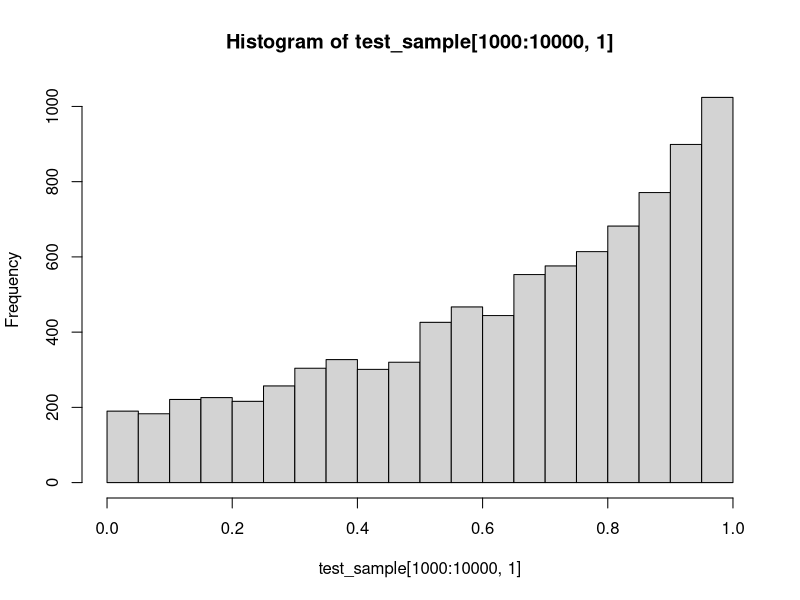

Write the R code that produced this figure.
## This script illustrates the Metropolis-Hastings algorithm for
## approximating the posterior distribution of the time of infection
## in a simple SIS model
## Author: Vladimir N. Minin
## last update: 07/19/2020

#' Compute log-likelihood of the disease trajectory of an individual who starts susceptible and become infected during the observation time period
#' 
#' @param inf_time Time of infection (in the notes denoted by I)
#' @param inf_rate Infection rate (lambda_1 in the notes)
#' @param clear_rate Clearance rate (lambda_2 in the notes)
#' @param total_time Length of observation time period (T in the notes)
#'
#' @return Numberic value of the log-likelihood: log(lambda_1) - lambda_1*I - lambda_2*(T-I)
#'
#' @examples
#' sis_log_like(0.4, 0.1, 2.2, 1.0)
sis_log_like = function(inf_time, inf_rate, clear_rate, total_time){
 return(log(inf_rate) - inf_rate*inf_time - clear_rate*(total_time-inf_time))
}

#' Compute log-likelihood of the disease trajectory of an individual who starts suscepible and become infected during the observation time period
#' 
#' @param cur_inf_time Current infection time (in the notes denoted by t_c)
#' @param inf_rate Infection rate (lambda_1 in the notes)
#' @param total_time Length of observation time period (T in the notes)
#' @param win_half_len half the length of the uniform proposal distribution interval (delta in the notes)
#'
#' @return Numberic value of the proposed infection time (t_p in the notes)
#'
#' @examples
#' sis_proposal(0.4, 1.0, 1.5)
sis_proposal = function(cur_inf_time, total_time, win_half_len){
   
  new_inf_time = cur_inf_time + runif(1,-win_half_len, win_half_len)
   
  if (new_inf_time < 0){
     new_inf_time = - new_inf_time
  }else{
    if (new_inf_time > total_time){
      new_inf_time = 2*total_time - new_inf_time 
    }
  }
   
  return(new_inf_time)
}

#' Run MCMC to approximate the posterior distribution of the infection time
#' 
#' @param start_inf_time Initial time of infection at MCMC iteration 1
#' @param inf_rate Infection rate (lambda_1 in the notes)
#' @param clear_rate Clearance reate (lambda_2 in the notes)
#' @param total_time Length of observation time period (T in the notes)
#' @param win_half_len half the length of the uniform proposal distribution interval (delta in the notes)
#' @param chain_len Number of MCMC iterations
#'
#' @return Numeric matrix with rows corresponding to MCMC iterations and columns to values of "inf_time", "log_like", and "acc_ind," where "acc_ind" is an indicator of whether the proposed infection time was accepted or rejected 
#'
#' @examples
#' inf_time_mcmc(start_inf_time=0.1, inf_rate=0.2, clear_rate=2, total_time=1.0, win_half_len=0.2, chain_len=10000)
inf_time_mcmc = function(start_inf_time, inf_rate, clear_rate, total_time, win_half_len, chain_len){
  
  result_mat = matrix(0, chain_len, 3)
  colnames(result_mat) = c("inf_time", "log_like", "acc_ind")
  
  cur_inf_time= start_inf_time
  result_mat[1,1] = start_inf_time
  result_mat[1,2] = sis_log_like(start_inf_time, inf_rate, clear_rate, total_time)
  
  for (i in 2:chain_len){
    prop_inf_time = sis_proposal(cur_inf_time, total_time, win_half_len)
    
    mh_log_ratio = sis_log_like(prop_inf_time, inf_rate, clear_rate, total_time) - 
      sis_log_like(cur_inf_time, inf_rate, clear_rate, total_time)
    
    
    if (log(runif(1)) < mh_log_ratio){
      result_mat[i,1] = prop_inf_time
      result_mat[i,2] = sis_log_like(prop_inf_time, inf_rate, clear_rate, total_time)
      result_mat[i,3] = 1
      cur_inf_time = prop_inf_time
    }else{
      result_mat[i,1] = cur_inf_time
      result_mat[i,2] = sis_log_like(cur_inf_time, inf_rate, clear_rate, total_time)
    }
  }
  
  return(result_mat)
}

## run the above functions

test_sample = inf_time_mcmc(start_inf_time=0.1, inf_rate=0.2, clear_rate=2, total_time=1.0, win_half_len=0.2, chain_len=10000)

summary(test_sample[1000:10000,])

hist(test_sample[1000:10000,1])
